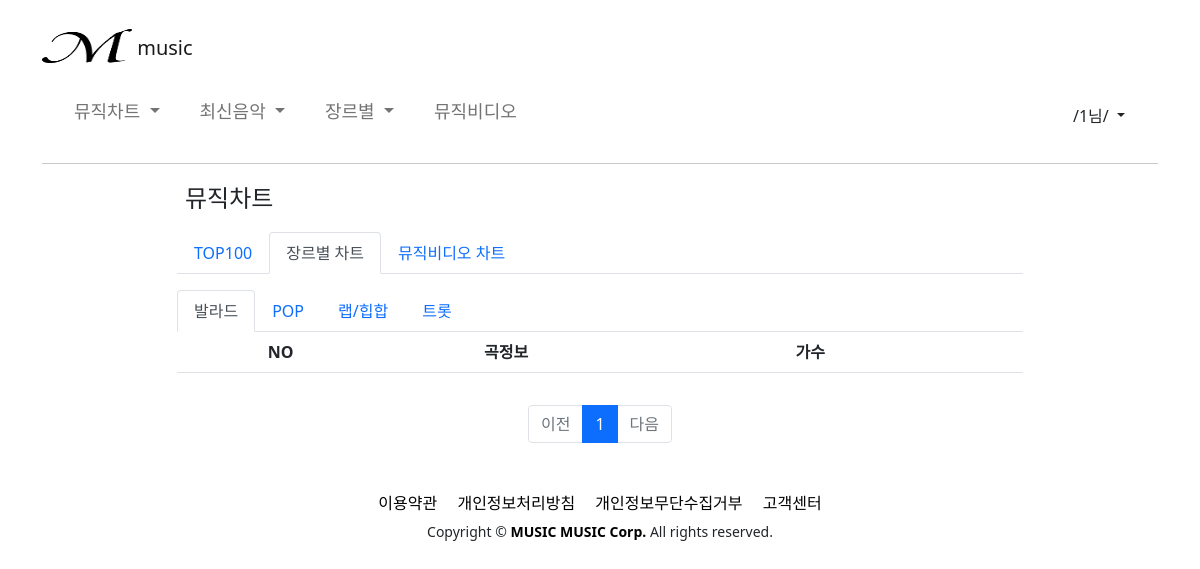
The app's page /ssac/chart_genre (signed in), older data.
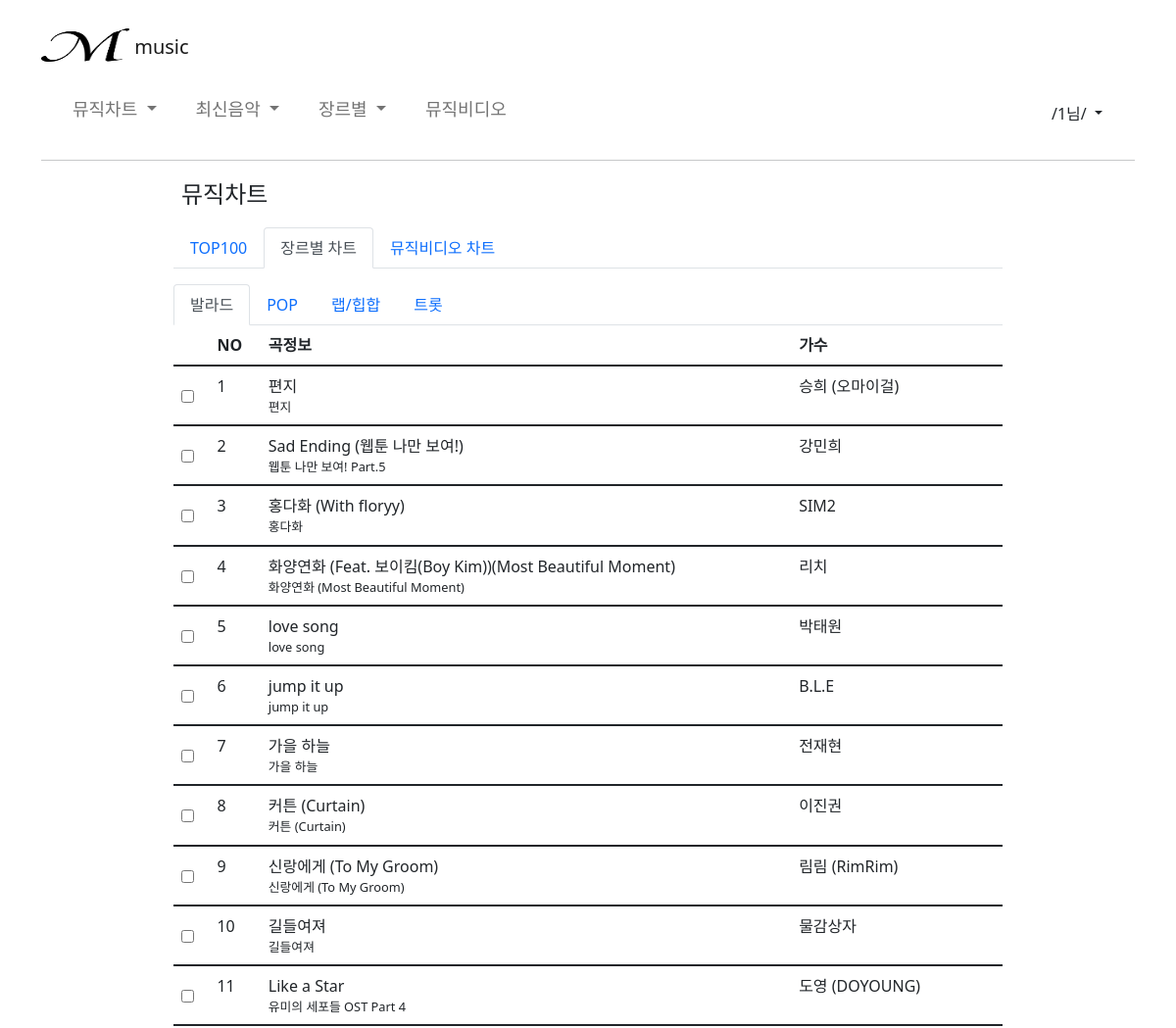
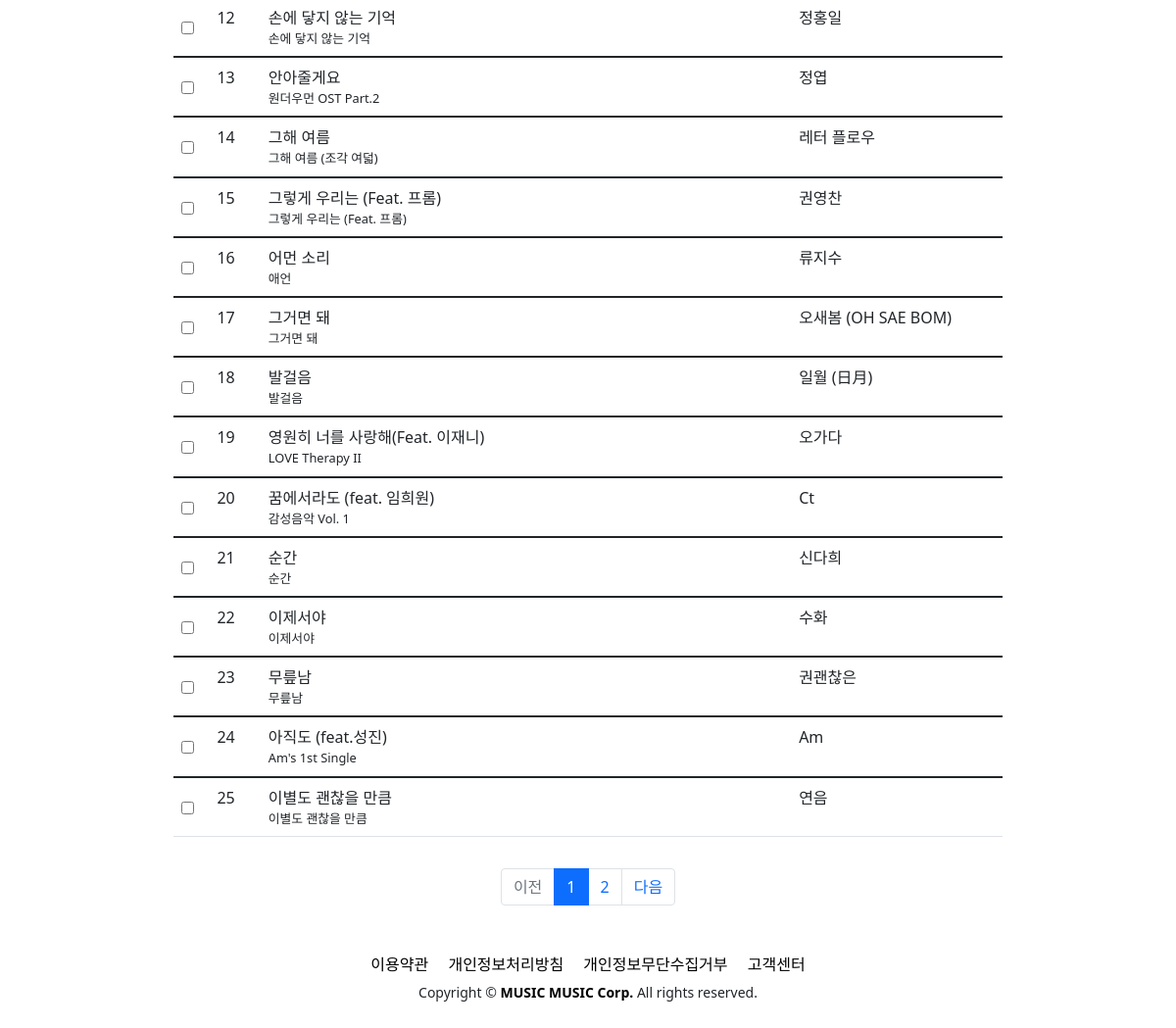
The same page, newer data (2 pictures, top to bottom).
### member/models.py (models this page shows, shortened)
class Ballad(models.Model):
    name = models.CharField(max_length=50)
    singer = models.CharField(max_length=50, null=True)
    album = models.CharField(max_length=50, null=True)

### member/views.py (the view)
# urls.py: path('chart_genre', views.chart_genre),
def chart_genre (req) :
  if req.session.get('userid'):
    b_chart_50 = Ballad.objects.all().order_by('pk')
    page = int(req.GET.get('page', '1')) #GET 방식으로 정보를 받아오는 데이터
    paginator = Paginator(b_chart_50, 25) #Paginator(분할된 객체, 페이지 당 담길 객체수)
    page_obj_b = paginator.get_page(page) #페이지 번호를 받아 페이지를 리턴
    return render(req, 'chart_genre.html', {'pam1' : req.session['userid'], 'page_obj_b' : page_obj_b})
  else:
    messages.error(req, '로그인을 먼저 해주세요.')
    return redirect('/ssac/main')

### member/templates/chart_genre.html (shortened to what this page needs)
{% extends 'base2.html' %}
{% load static%}
{% block contents %}
  <div class="container container2">
    <div class="mb-3 ms-2 chart_top_text">뮤직차트</div>
    <ul class="nav nav-tabs d-flex justify-content-start" id="myTab" role="tablist">
      <li class="nav-item" role="presentation">
        <button onclick="location.href='chart_top'" class="nav-link" id="home-tab" data-bs-toggle="tab" data-bs-target="#home" type="button" role="tab" aria-controls="home" aria-selected="true">TOP100</button>
      </li>
      <li class="nav-item" role="presentation">
        <button onclick="location.href='chart_genre'" class="nav-link active" id="profile-tab" data-bs-toggle="tab" data-bs-target="#profile" type="button" role="tab" aria-controls="profile" aria-selected="false">장르별 차트</button>
      </li>
      <li class="nav-item" role="presentation">
        <button onclick="location.href='chart_video'" class="nav-link" id="contact-tab" data-bs-toggle="tab" data-bs-target="#contact" type="button" role="tab" aria-controls="contact" aria-selected="false">뮤직비디오 차트</button>
      </li>
    </ul>
    <ul class="nav nav-tabs d-flex justify-content-start mt-3" id="myTab" role="tablist">
      <li class="nav-item" role="presentation">
        <button onclick="location.href='chart_genre'" class="nav-link active" id="home-tab" data-bs-toggle="tab" data-bs-target="#home" type="button" role="tab" aria-controls="home" aria-selected="true">발라드</button>
      </li>
      <li class="nav-item" role="presentation">
        <button onclick="location.href='chart_genre_pop'" class="nav-link" id="profile-tab" data-bs-toggle="tab" data-bs-target="#profile" type="button" role="tab" aria-controls="profile" aria-selected="false">POP</button>
      </li>
      <li class="nav-item" role="presentation">
        <button onclick="location.href='chart_genre_hip'" class="nav-link" id="contact-tab" data-bs-toggle="tab" data-bs-target="#contact" type="button" role="tab" aria-controls="contact" aria-selected="false">랩/힙합</button>
      </li>
      <li class="nav-item" role="presentation">
        <button onclick="location.href='chart_genre_trot'" class="nav-link" id="contact-tab" data-bs-toggle="tab" data-bs-target="#contact" type="button" role="tab" aria-controls="contact" aria-selected="false">트롯</button>
      </li>
    </ul>
    <div class="tab-content" id="myTabContent">
      <div class="tab-pane fade show active" id="contact" role="tabpanel" aria-labelledby="contact-tab">
        <table class="table table-hover">
          <thead>
            <tr>
              <th scope="col-1"></th>
              <th scope="col-1">NO</th>
              <th scope="col-1">곡정보</th>
              <th scope="col-9">가수</th>
            </tr>
          </thead>
          {% for a in page_obj_b %}
          <tbody>
            <tr>
              <td scope="row"><input type="checkbox" class="align-middle mt-3"></td>
              {% if page_obj_b.number == 2 %}
              <td>{{ forloop.counter|add:"25" }}</td>
              {% else %}
              <td>{{ forloop.counter }}</td>
              {% endif %}
              <td>
                <div>{{ a.name }}</div>
                <div style="font-size : 0.8em;">{{ a.album }}</div>
              </td>
              <td>{{ a.singer }}</td>
            </tr>
          </tbody>
          {% endfor %}
        </table>
    <div id = "paging">
      <ul class = "pagination justify-content-center" style="margin-top: 2rem;">
        {% if page_obj_b.has_previous %}
        <li class = "page-item">
          <a class = "page-link" href = "?page={{ page_obj_b.previous_page_number }}">이전</a>
        </li>
        {% else %}
        <li class = "page-item disabled">
          <a class = "page-link" tabindex = "-1" aria-disabled="true" href = "#">이전</a>
        </li>
        {% endif %}
        {% for page_number in page_obj_b.paginator.page_range %}
        {% if page_number == page_obj_b.number %}
        <li class = "page-item active" aria-current = "page">
          <a class = "page-link" href="?page={{ page_number }}">{{ page_number }}</a>
        </li>
        {% else %}
        <li class = "page-item">
          <a class = "page-link" href="?page={{ page_number }}">{{ page_number }}</a>
        </li>
        {% endif %}
        {% endfor %}
        {% if page_obj_b.has_next %}
        <li class="page-item">
          <a class="page-link" href="?page={{ page_obj_b.next_page_number }}">다음</a>
        </li>
        {% else %}
        <li class="page-item disabled">
          <a class="page-link" tabindex="-1" aria-disabled="true" href="#">다음</a>
        </li>
        {% endif %}
      </ul>
    </div>
      </div>
    </div>
{% endblock %}

### templates/base2.html (shortened to what this page needs)
{% load static %}
<!DOCTYPE html>
<html lang="ko">
<head>
  <link href="https://cdn.jsdelivr.net/npm/bootstrap@5.1.1/dist/css/bootstrap.min.css" rel="stylesheet">
</head>
<body>
  <div class="container">
    <nav class="navbar navbar-light bg-white mt-3">
      <a class="navbar-brand" href='/ssac/main'>
        <img class="logo_img" src="{% static 'MM.png' %}">
        <span style="vertical-align: bottom;">music</span>
      </a>
    </nav>
    <nav class="nav-menu navbar navbar-expand-lg navbar-light bg-white">
      <div class="container-fluid d-flex justify-content-between">
        <div class="collapse navbar-collapse" id="navbarNavDropdown">
          <ul class="navbar-nav">
            <li class="nav-item dropdown linenav">
              <a class="nav-link dropdown-toggle" href="#" id="navbarDropdownMenuLink" role="button" data-bs-toggle="dropdown" aria-expanded="false">
                뮤직차트
              </a>
            </li>
            <li class="nav-item dropdown linenav">
              <a class="nav-link dropdown-toggle" href="#" id="navbarDropdownMenuLink" role="button" data-bs-toggle="dropdown" aria-expanded="false">
                최신음악
              </a>
            </li>
            <li class="nav-item dropdown linenav">
              <a class="nav-link dropdown-toggle" href="#" id="navbarDropdownMenuLink" role="button" data-bs-toggle="dropdown" aria-expanded="false">
                장르별
              </a>
            </li>
            <li class="nav-item linenav">
              <a class="nav-link" href="chart_video">뮤직비디오</a>
            </li>
          </ul>
        </div>
        <div class="dropdown ms-auto d-flex justify-content-end dropdown_2">
          <button class="btn dropdown-toggle mt-2 mx-2" type="button" id="dropdownMenuButton1" data-bs-toggle="dropdown" aria-expanded="false">
            /{{ pam1 }}님/
          </button>
        </div>
      </div>
    </nav>
    <hr>
  </div>
  {% block contents %}
  {% endblock %}
  <section>
    <div class="footer_text">
      <div class="mb-1 mt-5">
        <a class="mx-2">이용약관</a>
        <a class="mx-2">개인정보처리방침</a>
        <a class="mx-2">개인정보무단수집거부</a>
        <a class="mx-2">고객센터</a>
      </div>
      <small class="footer_copyright">
        Copyright ©
        <a href="http://118.67.129.245:8000/ssac/main" class="mb-5"><b>MUSIC MUSIC Corp.</b></a>
        All rights reserved.
      </small>
    </div>
  </section>
</div>
</body>
</html>

### templates/base2.html (style rules this page uses)
body { background-color: white; }
.nav-menu { display: flex; justify-content: left; }
.nav-menu .linenav { font-size: 18px; color: black; text-decoration: none; position: relative; padding: 6px 12px; }
.nav-menu .linenav::after { content: ""; position: absolute; bottom: 0; left: 50%; transform: translateX(-50%); width: 0%; height: 4px; background: #828085; transition: all .5s ease-out; }
a { text-decoration: none; color: black; }
.logo_img { width: 130px; height: 64px; }
.footer_text { text-align: center; }
.footer_text a { text-decoration: none; color: black; }
.logo_img { width: 90px; height: 34px; }
.dropdown_2 { width: 400px; }
.chart_top_text { font-size: 1.5em; }
@media (min-width: 1000px) { .container2 { max-width: 870px; } }

### member/templates/chart_genre.html (style rules this page uses)
@media (min-width: 1000px) { .container2 { max-width: 870px; } }

Row changes from the older to the newer data that the page shows:
added Ballad: name "편지", album "편지", singer "승희 (오마이걸)"
added Ballad: name "Sad Ending (웹툰 나만 보여!)", album "웹툰 나만 보여! Part.5", singer "강민희"
added Ballad: name "홍다화 (With floryy)", album "홍다화", singer "SIM2"
added Ballad: name "화양연화 (Feat. 보이킴(Boy Kim))(Most Beautiful Moment)", album "화양연화 (Most Beautiful Moment)", singer "리치"
added Ballad: name "love song", album "love song", singer "박태원"
added Ballad: name "jump it up", album "jump it up", singer "B.L.E"
added Ballad: name "가을 하늘", album "가을 하늘", singer "전재현"
added Ballad: name "커튼 (Curtain)", album "커튼 (Curtain)", singer "이진권"
added Ballad: name "신랑에게 (To My Groom)", album "신랑에게 (To My Groom)", singer "림림 (RimRim)"
added Ballad: name "길들여져", album "길들여져", singer "물감상자"
added Ballad: name "Like a Star", album "유미의 세포들 OST Part 4", singer "도영 (DOYOUNG)"
added Ballad: name "손에 닿지 않는 기억", album "손에 닿지 않는 기억", singer "정홍일"
added Ballad: name "안아줄게요", album "원더우먼 OST Part.2", singer "정엽"
added Ballad: name "그해 여름", album "그해 여름 (조각 여덟)", singer "레터 플로우"
added Ballad: name "그렇게 우리는 (Feat. 프롬)", album "그렇게 우리는 (Feat. 프롬)", singer "권영찬"
added Ballad: name "어먼 소리", album "애언", singer "류지수"
added Ballad: name "그거면 돼", album "그거면 돼", singer "오새봄 (OH SAE BOM)"
added Ballad: name "발걸음", album "발걸음", singer "일월 (日月)"
added Ballad: name "영원히 너를 사랑해(Feat. 이재니)", album "LOVE Therapy II", singer "오가다"
added Ballad: name "꿈에서라도 (feat. 임희원)", album "감성음악 Vol. 1", singer "Ct"
added Ballad: name "순간", album "순간", singer "신다희"
added Ballad: name "이제서야", album "이제서야", singer "수화"
added Ballad: name "무릎남", album "무릎남", singer "권괜찮은"
added Ballad: name "아직도 (feat.성진)", album "Am's 1st Single", singer "Am"
added Ballad: name "이별도 괜찮을 만큼", album "이별도 괜찮을 만큼", singer "연음"
Text that changed along with them:
new list line: "2"
